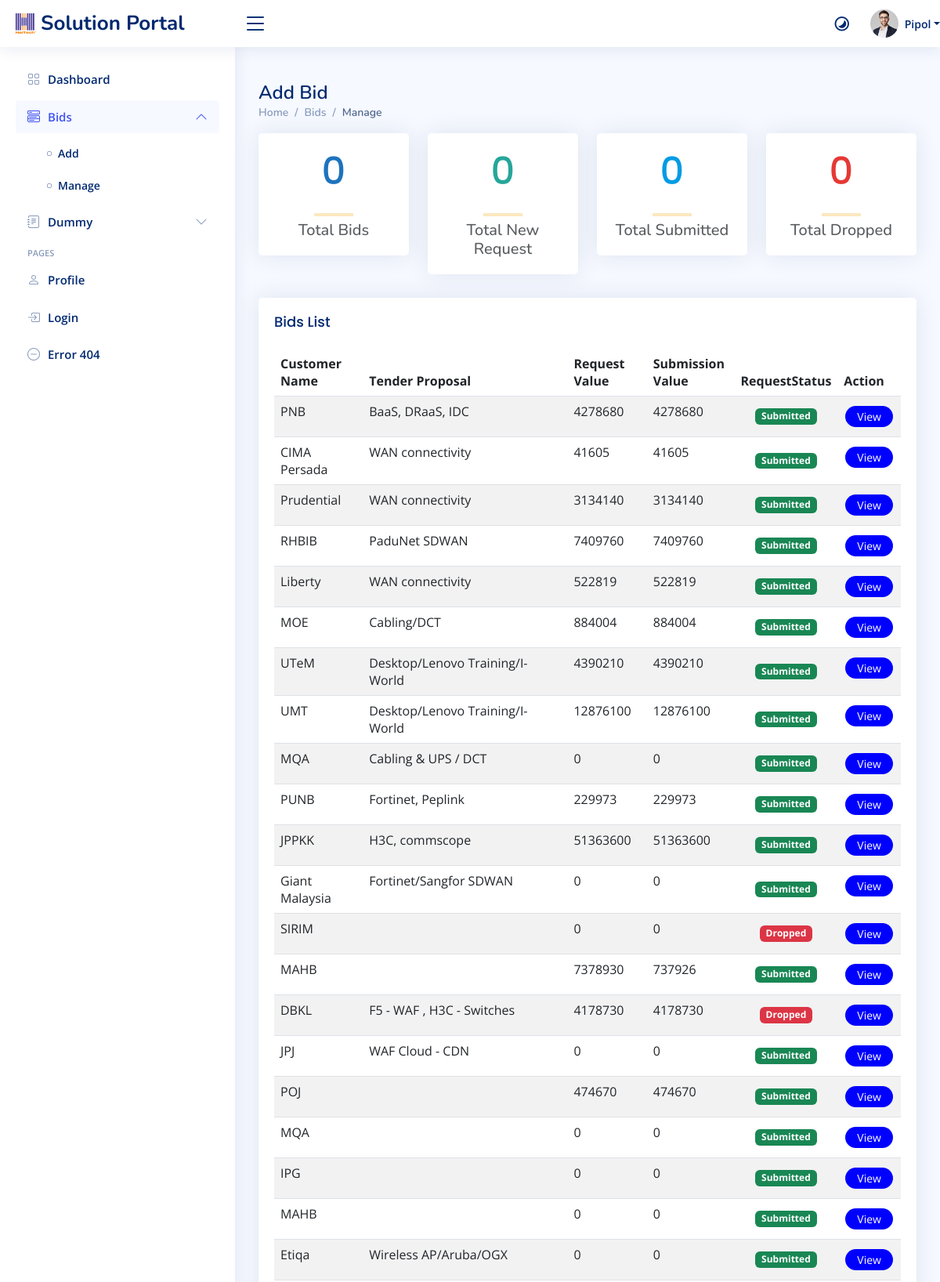
Page /managebid.php (upper part) on the committed database.
### tables this page shows
CREATE TABLE IF NOT EXISTS `bids` (
  `BidID` int NOT NULL AUTO_INCREMENT,
  `CustName` varchar(255) DEFAULT NULL,
  `HMS_Scope` varchar(1000) DEFAULT NULL,
  `Tender_Proposal` varchar(255) DEFAULT NULL,
  `Type` varchar(50) DEFAULT NULL,
  `BusinessUnit` varchar(50) DEFAULT NULL,
  `AccountSector` varchar(50) DEFAULT NULL,
  `AccountManager` varchar(255) DEFAULT NULL,
  `HMS_Solution` varchar(50) DEFAULT NULL,
  `PIC_Presales` varchar(255) DEFAULT NULL,
  `RequestDate` date DEFAULT NULL,
  `SubmissionDate` date DEFAULT NULL,
  `Value` float DEFAULT NULL,
  `RMValue` float DEFAULT NULL,
  `Status` varchar(50) DEFAULT NULL,
  `TenderStatus` varchar(50) DEFAULT 'Unknown',
  `UpdateDate` date DEFAULT NULL,
  `Remarks` varchar(500) DEFAULT NULL,
  PRIMARY KEY (`BidID`)
);

### managebid.php (the view, shortened to what this page needs)
<?php
include 'db/db.php';
try {
  $stmt = $conn->query("SELECT * FROM bids");
  $bids = $stmt->fetch_all(MYSQLI_ASSOC);
} catch (Exception $e) {
  echo "Error: " . $e->getMessage();
}
?>
<!DOCTYPE html>
<html lang="en">
<head>
  <link
    href="assets/vendor/bootstrap/css/bootstrap.min.css"
    rel="stylesheet" />
  <link
    href="assets/vendor/bootstrap-icons/bootstrap-icons.css"
    rel="stylesheet" />
  <link href="assets/vendor/boxicons/css/boxicons.min.css" rel="stylesheet" />
  <link href="assets/vendor/quill/quill.snow.css" rel="stylesheet" />
  <link href="assets/vendor/quill/quill.bubble.css" rel="stylesheet" />
  <link href="assets/vendor/remixicon/remixicon.css" rel="stylesheet" />
  <link href="assets/vendor/simple-datatables/style.css" rel="stylesheet" />
  <link href="https://cdnjs.cloudflare.com/ajax/libs/twitter-bootstrap/5.3.0/css/bootstrap.min.css" rel="stylesheet" />
  <link href="https://cdn.datatables.net/2.1.8/css/dataTables.bootstrap5.css" rel="stylesheet" />
  <link href="assets/css/style.css" rel="stylesheet" />
</head>
<body>
  <header id="header" class="header fixed-top d-flex align-items-center">
    <div class="d-flex align-items-center justify-content-between">
      <a href="index.html" class="logo d-flex align-items-center">
        <img src="assets/img/favicon.ico" alt="" />
        <span class="d-none d-lg-block">Solution Portal</span>
      </a>
      <i class="bi bi-list toggle-sidebar-btn"></i>
    </div>
    <nav class="header-nav ms-auto">
      <ul class="d-flex align-items-center">
        <li class="nav-item dropdown pe-3">
        <li class="nav-item">
          <button id="toggleButton" onclick="toggleDarkMode()" class="nav-link nav-icon" id="toggleTheme" style="background: none;">
            <i class="ri-contrast-2-line" id="themeIcon"></i>
          </button>
        </li>
        <a
          class="nav-link nav-profile d-flex align-items-center pe-0"
          href="#"
          data-bs-toggle="dropdown">
          <img
            src="assets/img/profile-img.jpg"
            alt="Profile"
            class="rounded-circle" />
          <span class="d-none d-md-block dropdown-toggle ps-2">Pipol</span> </a>
        </li>
      </ul>
    </nav>
  </header>
  <aside id="sidebar" class="sidebar">
    <ul class="sidebar-nav" id="sidebar-nav">
      <li class="nav-item">
        <a class="nav-link collapsed" href="dashboard.php">
          <i class="bi bi-grid"></i>
          <span>Dashboard</span>
        </a>
      </li>
      <li class="nav-item">
        <a
          class="nav-link"
          data-bs-target="#components-nav"
          data-bs-toggle="collapse"
          href="#">
          <i class="bi bi-menu-button-wide"></i><span>Bids</span><i class="bi bi-chevron-down ms-auto"></i>
        </a>
        <ul
          id="components-nav"
          class="nav-content collapse show"
          data-bs-parent="#sidebar-nav">
          <li>
            <a href="addbid.php">
              <i class="bi bi-circle"></i><span>Add</span>
            </a>
          </li>
          <li>
            <a href="managebid.php">
              <i class="bi bi-circle"></i><span>Manage</span>
            </a>
          </li>
        </ul>
      </li>
      <li class="nav-item">
        <a
          class="nav-link collapsed"
          data-bs-target="#forms-nav"
          data-bs-toggle="collapse"
          href="#">
          <i class="bi bi-journal-text"></i><span>Dummy</span><i class="bi bi-chevron-down ms-auto"></i>
        </a>
      </li>
      <li class="nav-heading">Pages</li>
      <li class="nav-item">
        <a class="nav-link collapsed" href="#">
          <i class="bi bi-person"></i>
          <span>Profile</span>
        </a>
      </li>
      <li class="nav-item">
        <a class="nav-link collapsed" href="signup.html">
          <i class="bi bi-box-arrow-in-right"></i>
          <span>Login</span>
        </a>
      </li>
      <li class="nav-item">
        <a class="nav-link collapsed" href="pages-error-404.html">
          <i class="bi bi-dash-circle"></i>
          <span>Error 404</span>
        </a>
      </li>
    </ul>
  </aside>
  <main id="main" class="main">
    <div class="pagetitle">
      <h1>Add Bid</h1>
      <nav>
        <ol class="breadcrumb">
          <li class="breadcrumb-item"><a href="dashboard.php">Home</a></li>
          <li class="breadcrumb-item">Bids</li>
          <li class="breadcrumb-item active">Manage</li>
        </ol>
      </nav>
    </div>
    <section class="section dashboard">
      <div class="row text-center">
        <div class="col">
          <div class="card">
            <div class="card-body">
              <h1 class="card-title" style="color: #1e73be; font-size: 48px;">0</h1>
              <hr style="width: 50px; border: 2px solid #f1a400; margin: 10px auto;">
              <h5 class="card-subtitle text-muted">Total Bids</h5>
            </div>
          </div>
        </div>
        <div class="col">
          <div class="card">
            <div class="card-body">
              <h1 class="card-title" style="color: #26a69a; font-size: 48px;">0</h1>
              <hr style="width: 50px; border: 2px solid #f1a400; margin: 10px auto;">
              <h5 class="card-subtitle text-muted">Total New Request</h5>
            </div>
          </div>
        </div>
        <div class="col">
          <div class="card">
            <div class="card-body">
              <h1 class="card-title" style="color: #039be5; font-size: 48px;">0</h1>
              <hr style="width: 50px; border: 2px solid #f1a400; margin: 10px auto;">
              <h5 class="card-subtitle text-muted">Total Submitted</h5>
            </div>
          </div>
        </div>
        <div class="col">
          <div class="card">
            <div class="card-body">
              <h1 class="card-title" style="color: #e53935; font-size: 48px;">0</h1>
              <hr style="width: 50px; border: 2px solid #f1a400; margin: 10px auto;">
              <h5 class="card-subtitle text-muted">Total Dropped</h5>
            </div>
          </div>
        </div>
      </div>
      <div class="row">
        <div class="col-12">
          <div class="card">
            <div class="card-body">
              <h5 class="card-title">Bids List</h5>
              <table id="example" class="table table-striped" style="width:100%">
                <thead>
                  <tr>
                    <th>Customer Name</th>
                    <th>Tender Proposal</th>
                    <th>Request Value</th>
                    <th>Submission Value</th>
                    <th>RequestStatus</th>
                    <th>Action</th>
                  </tr>
                </thead>
                <tbody>
                  <?php if (!empty($bids)): ?>
                    <?php foreach ($bids as $bid): ?>
                      <tr>
                        <td><?php echo htmlspecialchars($bid['CustName']); ?></td>
                        <td><?php echo htmlspecialchars($bid['Tender_Proposal']); ?></td>
                        <td><?php echo htmlspecialchars($bid['Value']); ?></td>
                        <td><?php echo htmlspecialchars($bid['RMValue']); ?></td>
                        <td class="text-center align-middle">
                          <?php
                          $status = htmlspecialchars($bid['Status']);
                          if ($status == 'Submitted') {
                            echo '<span class="badge bg-success">Submitted</span>';
                          } elseif ($status == 'Dropped') {
                            echo '<span class="badge bg-danger">Dropped</span>';
                          } elseif ($status == 'WIP') {
                            echo '<span class="badge bg-warning text-dark">WIP</span>';
                          } else {
                            echo '<span class="badge bg-secondary">Unknown</span>';
                          }
                          ?>
                        </td>
                        <td>
                          <button type="button" class="btn btn-primary viewbtn"
                      data-bs-toggle="modal" data-bs-target="#viewbids"
                            data-custname="<?php echo htmlspecialchars($bid['CustName']); ?>"
                            data-hmsscope="<?php echo htmlspecialchars($bid['HMS_Scope']); ?>"
                            data-tender="<?php echo htmlspecialchars($bid['Tender_Proposal']); ?>"
                            data-type="<?php echo htmlspecialchars($bid['Type']); ?>"
                            data-businessunit="<?php echo htmlspecialchars($bid['BusinessUnit']); ?>"
                            data-accountsector="<?php echo htmlspecialchars($bid['AccountSector']); ?>"
                            data-accountmanager="<?php echo htmlspecialchars($bid['AccountManager']); ?>"
                            data-hmssolution="<?php echo htmlspecialchars($bid['HMS_Solution']); ?>"
                            data-picpresales="<?php echo htmlspecialchars($bid['PIC_Presales']); ?>"
                            data-requestdate="<?php echo htmlspecialchars($bid['RequestDate']); ?>"
                            data-submissiondate="<?php echo htmlspecialchars($bid['SubmissionDate']); ?>"
                            data-value="<?php echo htmlspecialchars($bid['Value']); ?>"
                            data-rmvalue="<?php echo htmlspecialchars($bid['RMValue']); ?>"
                            data-status="<?php echo htmlspecialchars($bid['Status']); ?>"
                            data-tenderstatus="<?php echo htmlspecialchars($bid['TenderStatus']); ?>"
                            data-remarks="<?php echo htmlspecialchars($bid['Remarks']); ?>">
                            View
                          </button>
                        </td>
                      </tr>
                    <?php endforeach; ?>
                  <?php else: ?>
                    <tr>
                      <td colspan="6">No bids found</td>
                    </tr>
                  <?php endif; ?>
                </tbody>
              </table>
            </div>
          </div>
        </div>
      </div>
    </section>
  </main>
</body>
</html>

### assets/css/style.css (style rules this page uses)
:root { scroll-behavior: smooth; }
body { font-family: "Open Sans", sans-serif; background: #f6f9ff; color: #444444; }
a { color: #4154f1; text-decoration: none; }
h1, h2, h3, h4, h5, h6 { font-family: "Nunito", sans-serif; }
#main { margin-top: 60px; padding: 20px 30px; transition: all 0.3s; }
.pagetitle { margin-bottom: 10px; }
.pagetitle h1 { font-size: 24px; margin-bottom: 0; font-weight: 600; color: #012970; }
.card { margin-bottom: 30px; border: none; border-radius: 5px; box-shadow: 0px 0 30px rgba(1, 41, 112, 0.1); }
.card-title { padding: 20px 0 15px 0; font-size: 18px; font-weight: 500; color: #012970; font-family: "Poppins", sans-serif; }
.card-body { padding: 0 20px 20px 20px; }
.breadcrumb { font-size: 14px; font-family: "Nunito", sans-serif; color: #899bbd; font-weight: 600; }
.breadcrumb a { color: #899bbd; transition: 0.3s; }
.breadcrumb .breadcrumb-item::before { color: #899bbd; }
.breadcrumb .active { color: #51678f; font-weight: 600; }
.logo { line-height: 1; }
@media (min-width: 1200px) { .logo { width: 280px; } }
.logo img { max-height: 26px; margin-right: 6px; }
.logo span { font-size: 26px; font-weight: 700; color: #012970; font-family: "Nunito", sans-serif; }
.header { transition: all 0.5s; z-index: 997; height: 60px; box-shadow: 0px 2px 20px rgba(1, 41, 112, 0.1); background-color: #fff; padding-left: 20px; }
.header .toggle-sidebar-btn { font-size: 32px; padding-left: 10px; cursor: pointer; color: #012970; }
.header-nav ul { list-style: none; }
.header-nav>ul { margin: 0; padding: 0; }
.header-nav .nav-icon { font-size: 22px; color: #012970; margin-right: 25px; position: relative; }
.header-nav .nav-profile { color: #012970; }
.header-nav .nav-profile img { max-height: 36px; }
.header-nav .nav-profile span { font-size: 14px; font-weight: 600; }
.sidebar { position: fixed; top: 60px; left: 0; bottom: 0; width: 300px; z-index: 996; transition: all 0.3s; padding: 20px; overflow-y: auto; scrollbar-width: thin; scrollbar-color: #aab7cf transparent; box-shadow: 0px 0px 20px rgba(1, 41, 112, 0.1); background-color: #fff; }
@media (min-width: 1200px) { #main, #footer { margin-left: 300px; } }
.sidebar-nav { padding: 0; margin: 0; list-style: none; }
.sidebar-nav li { padding: 0; margin: 0; list-style: none; }
.sidebar-nav .nav-item { margin-bottom: 5px; }
.sidebar-nav .nav-heading { font-size: 11px; text-transform: uppercase; color: #899bbd; font-weight: 600; margin: 10px 0 5px 15px; }
.sidebar-nav .nav-link { display: flex; align-items: center; font-size: 15px; font-weight: 600; color: #4154f1; transition: 0.3; background: #f6f9ff; padding: 10px 15px; border-radius: 4px; }
.sidebar-nav .nav-link i { font-size: 16px; margin-right: 10px; color: #4154f1; }
.sidebar-nav .nav-link.collapsed { color: #012970; background: #fff; }
.sidebar-nav .nav-link.collapsed i { color: #899bbd; }
.sidebar-nav .nav-link .bi-chevron-down { margin-right: 0; transition: transform 0.2s ease-in-out; }
.sidebar-nav .nav-link:not(.collapsed) .bi-chevron-down { transform: rotate(180deg); }
.sidebar-nav .nav-content { padding: 5px 0 0 0; margin: 0; list-style: none; }
.sidebar-nav .nav-content a { display: flex; align-items: center; font-size: 14px; font-weight: 600; color: #012970; transition: 0.3; padding: 10px 0 10px 40px; transition: 0.3s; }
.sidebar-nav .nav-content a i { font-size: 6px; margin-right: 8px; line-height: 0; border-radius: 50%; }

### managebid.php (style rules this page uses)
.text-center { text-align: center; }
.align-middle { vertical-align: middle; }
.viewbtn { background-color: blue; color: white; border: none; border-radius: 15px; padding: 3px 15px; text-align: center; text-decoration: none; display: inline-block; font-size: 14px; margin: 4px 2px; cursor: pointer; }

### rows in the picture
bids: CustName "PNB", Tender_Proposal "BaaS, DRaaS, IDC", Value "4278680", RMValue "4278680", Status "Submitted"
bids: CustName "CIMA Persada", Tender_Proposal "WAN connectivity", Value "41605", RMValue "41605", Status "Submitted"
bids: CustName "Prudential", Tender_Proposal "WAN connectivity", Value "3134140", RMValue "3134140", Status "Submitted"
bids: CustName "RHBIB", Tender_Proposal "PaduNet SDWAN", Value "7409760", RMValue "7409760", Status "Submitted"
bids: CustName "Liberty", Tender_Proposal "WAN connectivity", Value "522819", RMValue "522819", Status "Submitted"
bids: CustName "MOE", Tender_Proposal "Cabling/DCT", Value "884004", RMValue "884004", Status "Submitted"
bids: CustName "UTeM", Tender_Proposal "Desktop/Lenovo Training/I-World", Value "4390210", RMValue "4390210", Status "Submitted"
bids: CustName "UMT", Tender_Proposal "Desktop/Lenovo Training/I-World", Value "12876100", RMValue "12876100", Status "Submitted"
bids: CustName "MQA", Tender_Proposal "Cabling & UPS / DCT", Value "0", RMValue "0", Status "Submitted"
bids: CustName "PUNB", Tender_Proposal "Fortinet, Peplink", Value "229973", RMValue "229973", Status "Submitted"
bids: CustName "JPPKK", Tender_Proposal "H3C, commscope", Value "51363600", RMValue "51363600", Status "Submitted"
bids: CustName "Giant Malaysia", Tender_Proposal "Fortinet/Sangfor SDWAN", Value "0", RMValue "0", Status "Submitted"
bids: CustName "SIRIM", Value "0", RMValue "0", Status "Dropped"
bids: CustName "MAHB", Value "7378930", RMValue "737926", Status "Submitted"
bids: CustName "DBKL", Tender_Proposal "F5 - WAF , H3C - Switches", Value "4178730", RMValue "4178730", Status "Dropped"
bids: CustName "JPJ", Tender_Proposal "WAF Cloud - CDN", Value "0", RMValue "0", Status "Submitted"
bids: CustName "POJ", Value "474670", RMValue "474670", Status "Submitted"
bids: CustName "MQA", Value "0", RMValue "0", Status "Submitted"
bids: CustName "IPG", Value "0", RMValue "0", Status "Submitted"
bids: CustName "MAHB", Value "0", RMValue "0", Status "Submitted"
bids: CustName "Etiqa", Tender_Proposal "Wireless AP/Aruba/OGX", Value "0", RMValue "0", Status "Submitted"
